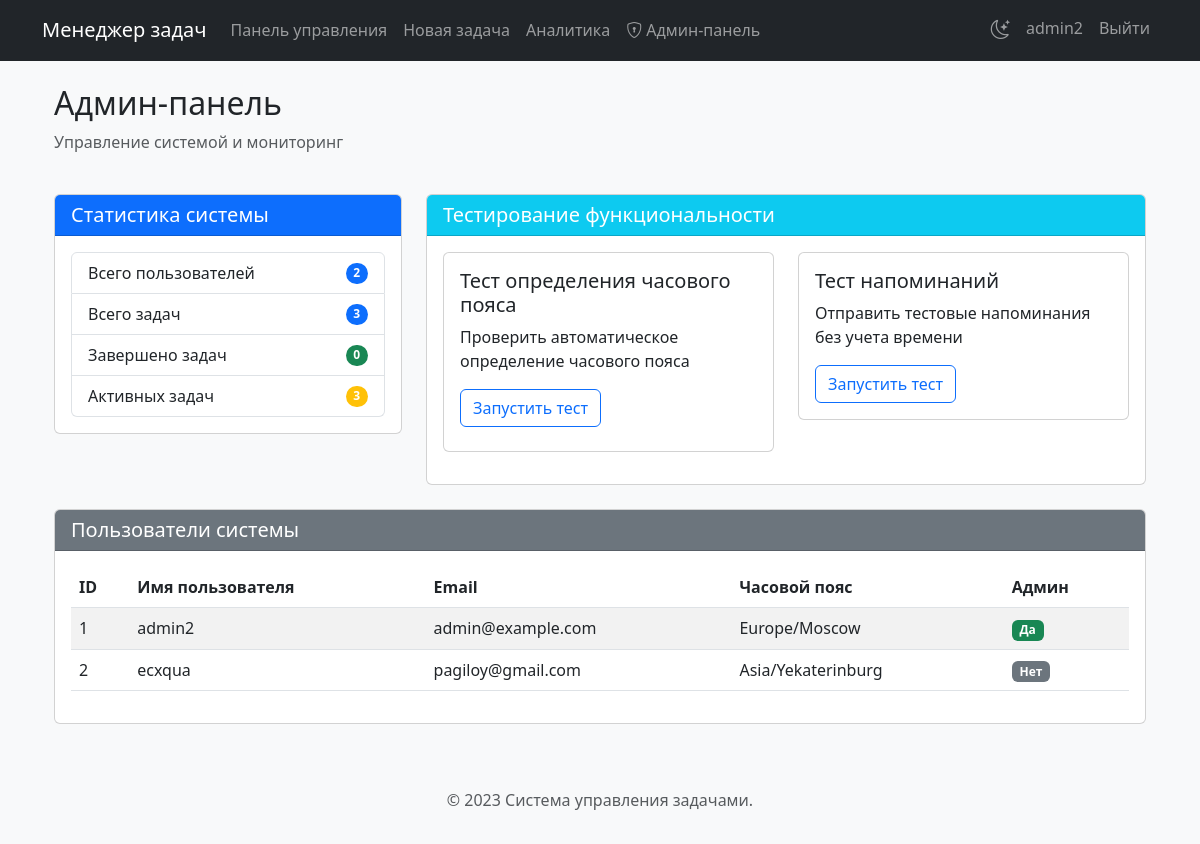
The page /admin (signed in) on the database its author committed.
### tables this page shows
CREATE TABLE users (
        id INTEGER PRIMARY KEY,
        username TEXT NOT NULL,
        password TEXT NOT NULL,
        email TEXT UNIQUE NOT NULL,
        pending_email TEXT,
        email_confirm_token TEXT,
        email_confirm_expiry TIMESTAMP,
        reset_token TEXT,
        reset_token_expiry TIMESTAMP,
        timezone TEXT DEFAULT "Europe/Moscow",
        created_at TIMESTAMP DEFAULT CURRENT_TIMESTAMP,
        is_admin BOOLEAN DEFAULT 0,
        auto_timezone BOOLEAN DEFAULT 1
    );

### app.py (the view)
@app.route('/admin', methods=['GET'])
def admin_panel():
    if 'user_id' not in session:
        return redirect(url_for('login'))
    conn = sqlite3.connect('tasks.db')
    c = conn.cursor()
    c.execute("SELECT is_admin FROM users WHERE id = ?", (session['user_id'],))
    result = c.fetchone()
    if not result or not result[0]:
        flash('У вас нет прав доступа к этой странице')
        conn.close()
        return redirect(url_for('dashboard'))
    c.execute("SELECT COUNT(*) FROM users")
    total_users = c.fetchone()[0]
    c.execute("SELECT COUNT(*) FROM tasks")
    total_tasks = c.fetchone()[0]
    c.execute("SELECT COUNT(*) FROM tasks WHERE status = 'Завершена'")
    completed_tasks = c.fetchone()[0]
    c.execute("SELECT id, username, email, timezone, is_admin FROM users")
    users = c.fetchall()
    conn.close()
    return render_template('admin.html',
                          total_users=total_users,
                          total_tasks=total_tasks,
                          completed_tasks=completed_tasks,
                          users=users)

### templates/admin.html (shortened to what this page needs)
{% extends 'base.html' %}
{% block content %}
<div class="container">
    <div class="row mb-4">
        <div class="col">
            <h2>Админ-панель</h2>
            <p class="text-muted">Управление системой и мониторинг</p>
        </div>
    </div>
    <div class="row mb-4">
        <div class="col-md-4">
            <div class="card">
                <div class="card-header bg-primary text-white">
                    <h5 class="mb-0">Статистика системы</h5>
                </div>
                <div class="card-body">
                    <ul class="list-group">
                        <li class="list-group-item d-flex justify-content-between align-items-center">
                            Всего пользователей
                            <span class="badge bg-primary rounded-pill">{{ total_users }}</span>
                        </li>
                        <li class="list-group-item d-flex justify-content-between align-items-center">
                            Всего задач
                            <span class="badge bg-primary rounded-pill">{{ total_tasks }}</span>
                        </li>
                        <li class="list-group-item d-flex justify-content-between align-items-center">
                            Завершено задач
                            <span class="badge bg-success rounded-pill">{{ completed_tasks }}</span>
                        </li>
                        <li class="list-group-item d-flex justify-content-between align-items-center">
                            Активных задач
                            <span class="badge bg-warning rounded-pill">{{ total_tasks - completed_tasks }}</span>
                        </li>
                    </ul>
                </div>
            </div>
        </div>
        <div class="col-md-8">
            <div class="card">
                <div class="card-header bg-info text-white">
                    <h5 class="mb-0">Тестирование функциональности</h5>
                </div>
                <div class="card-body">
                    <div class="row">
                        <div class="col-md-6 mb-3">
                            <div class="card">
                                <div class="card-body">
                                    <h5 class="card-title">Тест определения часового пояса</h5>
                                    <p class="card-text">Проверить автоматическое определение часового пояса</p>
                                    <button id="test-timezone" class="btn btn-outline-primary">Запустить тест</button>
                                </div>
                            </div>
                        </div>
                        <div class="col-md-6 mb-3">
                            <div class="card">
                                <div class="card-body">
                                    <h5 class="card-title">Тест напоминаний</h5>
                                    <p class="card-text">Отправить тестовые напоминания без учета времени</p>
                                    <a href="{{ url_for('send_reminders', test_mode=1) }}" class="btn btn-outline-primary">Запустить тест</a>
                                </div>
                            </div>
                        </div>
                    </div>
                </div>
            </div>
        </div>
    </div>
    <div class="row">
        <div class="col">
            <div class="card">
                <div class="card-header bg-secondary text-white">
                    <h5 class="mb-0">Пользователи системы</h5>
                </div>
                <div class="card-body">
                    <div class="table-responsive">
                        <table class="table table-striped">
                            <thead>
                                <tr>
                                    <th>ID</th>
                                    <th>Имя пользователя</th>
                                    <th>Email</th>
                                    <th>Часовой пояс</th>
                                    <th>Админ</th>
                                </tr>
                            </thead>
                            <tbody>
                                {% for user in users %}
                                <tr>
                                    <td>{{ user[0] }}</td>
                                    <td>{{ user[1] }}</td>
                                    <td>{{ user[2] }}</td>
                                    <td>{{ user[3] or 'Не установлен' }}</td>
                                    <td>
                                        {% if user[4] %}
                                        <span class="badge bg-success">Да</span>
                                        {% else %}
                                        <span class="badge bg-secondary">Нет</span>
                                        {% endif %}
                                    </td>
                                </tr>
                                {% endfor %}
                            </tbody>
                        </table>
                    </div>
                </div>
            </div>
        </div>
    </div>
</div>
{% endblock %}

### templates/base.html (shortened to what this page needs)
<!DOCTYPE html>
<html lang="ru">
<head>
    <link href="https://cdn.jsdelivr.net/npm/bootstrap@5.3.0/dist/css/bootstrap.min.css" rel="stylesheet">
    <link href="https://cdn.jsdelivr.net/npm/bootstrap-icons@1.11.3/font/bootstrap-icons.css" rel="stylesheet">
    <link href="{{ url_for('static', filename='css/style.css') }}" rel="stylesheet">
</head>
<body>
    <nav class="navbar navbar-expand-lg navbar-dark bg-dark fixed-top">
        <div class="container">
            <a class="navbar-brand" href="{{ url_for('dashboard') if 'user_id' in session else url_for('login') }}">Менеджер задач</a>
            <div class="collapse navbar-collapse" id="navbarNav">
                {% if 'user_id' in session %}
                <ul class="navbar-nav me-auto">
                    <li class="nav-item">
                        <a class="nav-link" href="{{ url_for('dashboard') }}">Панель управления</a>
                    </li>
                    <li class="nav-item">
                        <a class="nav-link" href="{{ url_for('new_task') }}">Новая задача</a>
                    </li>
                    <li class="nav-item">
                        <a class="nav-link" href="{{ url_for('analytics') }}">Аналитика</a>
                    </li>
                    {% if session.get('is_admin') %}
                    <li class="nav-item">
                        <a class="nav-link" href="{{ url_for('admin_panel') }}">
                            <i class="bi bi-shield-lock me-1"></i>Админ-панель
                        </a>
                    </li>
                    {% endif %}
                </ul>
                <ul class="navbar-nav">
                    <li class="nav-item">
                        <div class="theme-toggle nav-link">
                            <i class="bi bi-moon-stars"></i>
                        </div>
                    </li>
                    <li class="nav-item">
                        <a class="nav-link" href="{{ url_for('profile') }}">{{ session['username'] }}</a>
                    </li>
                    <li class="nav-item">
                        <a class="nav-link" href="{{ url_for('logout') }}">Выйти</a>
                    </li>
                </ul>
                {% endif %}
            </div>
        </div>
    </nav>
    <div class="container mt-4">
        {% block content %}{% endblock %}
    </div>
    <footer class="mt-5 py-3 bg-light">
        <div class="container text-center">
            <p class="text-muted">© 2023 Система управления задачами.</p>
        </div>
    </footer>
</body>
</html>

### static/css/style.css (style rules this page uses)
.theme-toggle { cursor: pointer; padding: 0.5rem; }
.theme-toggle i { font-size: 1.2rem; transition: transform 0.3s ease; }

### templates/base.html (style rules this page uses)
body { padding-top: 60px; background-color: #f8f9fa; }

### rows shown on the page
users: username "admin2", id "1", email "admin@example.com", timezone "Europe/Moscow", is_admin "Да"
users: id "2", username "ecxqua", email "pagiloy@gmail.com", timezone "Asia/Yekaterinburg", is_admin "Нет"

### other values the page prints
{{ total_users }} "2"
{{ total_tasks }} "3"
{{ completed_tasks }} "0"
{{ total_tasks - completed_tasks }} "3"
